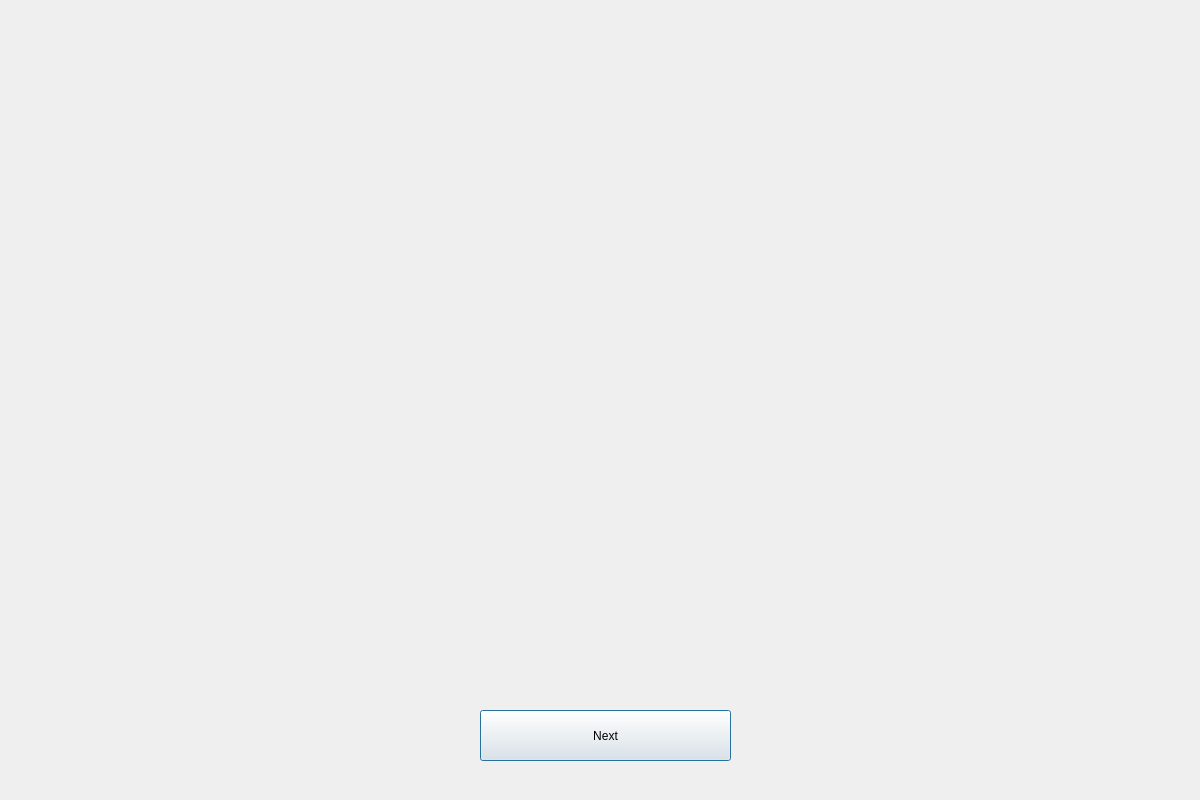
<?xml version="1.0" encoding="UTF-8"?>
<ui version="4.0">
 <class>pipeline</class>
 <widget class="QDialog" name="pipeline">
  <property name="geometry">
   <rect>
    <x>0</x>
    <y>0</y>
    <width>1200</width>
    <height>800</height>
   </rect>
  </property>
  <property name="windowTitle">
   <string>pipeline_showcase</string>
  </property>
  <widget class="QLabel" name="pipelineLabel">
   <property name="geometry">
    <rect>
     <x>110</x>
     <y>30</y>
     <width>1011</width>
     <height>611</height>
    </rect>
   </property>
   <property name="text">
    <string/>
   </property>
  </widget>
  <widget class="QPushButton" name="Next_Button">
   <property name="geometry">
    <rect>
     <x>480</x>
     <y>710</y>
     <width>251</width>
     <height>51</height>
    </rect>
   </property>
   <property name="text">
    <string>Next</string>
   </property>
  </widget>
 </widget>
 <tabstops>
  <tabstop>Next_Button</tabstop>
 </tabstops>
 <resources/>
 <connections/>
</ui>
